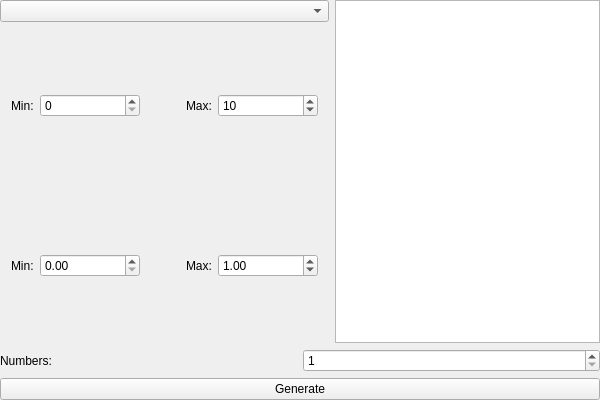
<?xml version="1.0" encoding="UTF-8"?>
<ui version="4.0">
 <class>RandomNumberClass</class>
 <widget class="QWidget" name="RandomNumberClass">
  <property name="geometry">
   <rect>
    <x>0</x>
    <y>0</y>
    <width>600</width>
    <height>400</height>
   </rect>
  </property>
  <property name="windowTitle">
   <string>RandomNumber</string>
  </property>
  <layout class="QVBoxLayout" name="verticalLayout_2">
   <property name="leftMargin">
    <number>0</number>
   </property>
   <property name="topMargin">
    <number>0</number>
   </property>
   <property name="rightMargin">
    <number>0</number>
   </property>
   <property name="bottomMargin">
    <number>0</number>
   </property>
   <item>
    <layout class="QVBoxLayout" name="MainVerticalLayout">
     <item>
      <layout class="QHBoxLayout" name="MainLayout">
       <item>
        <layout class="QVBoxLayout" name="verticalLayout">
         <item>
          <widget class="QComboBox" name="NumberTypeBox"/>
         </item>
         <item>
          <widget class="QWidget" name="IntegerWidget" native="true">
           <layout class="QHBoxLayout" name="IntegerLayout">
            <item>
             <widget class="QLabel" name="label">
              <property name="text">
               <string>Min:</string>
              </property>
             </widget>
            </item>
            <item>
             <widget class="QSpinBox" name="MinIntBox">
              <property name="minimumSize">
               <size>
                <width>100</width>
                <height>0</height>
               </size>
              </property>
             </widget>
            </item>
            <item>
             <spacer name="horizontalSpacer">
              <property name="orientation">
               <enum>Qt::Orientation::Horizontal</enum>
              </property>
              <property name="sizeHint" stdset="0">
               <size>
                <width>40</width>
                <height>20</height>
               </size>
              </property>
             </spacer>
            </item>
            <item>
             <widget class="QLabel" name="label_2">
              <property name="text">
               <string>Max:</string>
              </property>
             </widget>
            </item>
            <item>
             <widget class="QSpinBox" name="MaxIntBox">
              <property name="minimumSize">
               <size>
                <width>100</width>
                <height>0</height>
               </size>
              </property>
              <property name="value">
               <number>10</number>
              </property>
             </widget>
            </item>
           </layout>
          </widget>
         </item>
         <item>
          <widget class="QWidget" name="DoubleWidget" native="true">
           <layout class="QHBoxLayout" name="DoubleLayout">
            <item>
             <widget class="QLabel" name="label_3">
              <property name="text">
               <string>Min:</string>
              </property>
             </widget>
            </item>
            <item>
             <widget class="QDoubleSpinBox" name="MinDoubleBox">
              <property name="minimumSize">
               <size>
                <width>100</width>
                <height>0</height>
               </size>
              </property>
             </widget>
            </item>
            <item>
             <spacer name="horizontalSpacer_2">
              <property name="orientation">
               <enum>Qt::Orientation::Horizontal</enum>
              </property>
              <property name="sizeHint" stdset="0">
               <size>
                <width>40</width>
                <height>20</height>
               </size>
              </property>
             </spacer>
            </item>
            <item>
             <widget class="QLabel" name="label_4">
              <property name="text">
               <string>Max:</string>
              </property>
             </widget>
            </item>
            <item>
             <widget class="QDoubleSpinBox" name="MaxDoubleBox">
              <property name="minimumSize">
               <size>
                <width>100</width>
                <height>0</height>
               </size>
              </property>
              <property name="value">
               <double>1.000000000000000</double>
              </property>
             </widget>
            </item>
           </layout>
          </widget>
         </item>
        </layout>
       </item>
       <item>
        <widget class="QPlainTextEdit" name="OutputField">
         <property name="readOnly">
          <bool>true</bool>
         </property>
        </widget>
       </item>
      </layout>
     </item>
     <item>
      <layout class="QHBoxLayout" name="NumbersLayout">
       <item>
        <widget class="QLabel" name="label_5">
         <property name="text">
          <string>Numbers:</string>
         </property>
        </widget>
       </item>
       <item>
        <widget class="QSpinBox" name="NumberCountBox">
         <property name="minimum">
          <number>1</number>
         </property>
         <property name="maximum">
          <number>1000000</number>
         </property>
         <property name="value">
          <number>1</number>
         </property>
        </widget>
       </item>
      </layout>
     </item>
     <item>
      <widget class="QPushButton" name="GenerateButton">
       <property name="text">
        <string>Generate</string>
       </property>
      </widget>
     </item>
    </layout>
   </item>
  </layout>
 </widget>
 <layoutdefault spacing="6" margin="11"/>
 <resources/>
 <connections>
  <connection>
   <sender>GenerateButton</sender>
   <signal>clicked()</signal>
   <receiver>RandomNumberClass</receiver>
   <slot>OnGenerateButtonPress()</slot>
   <hints>
    <hint type="sourcelabel">
     <x>299</x>
     <y>377</y>
    </hint>
    <hint type="destinationlabel">
     <x>299</x>
     <y>199</y>
    </hint>
   </hints>
  </connection>
  <connection>
   <sender>NumberTypeBox</sender>
   <signal>currentIndexChanged(int)</signal>
   <receiver>RandomNumberClass</receiver>
   <slot>OnNumberTypeBoxChange(int)</slot>
   <hints>
    <hint type="sourcelabel">
     <x>153</x>
     <y>22</y>
    </hint>
    <hint type="destinationlabel">
     <x>299</x>
     <y>199</y>
    </hint>
   </hints>
  </connection>
  <connection>
   <sender>MaxDoubleBox</sender>
   <signal>valueChanged(double)</signal>
   <receiver>RandomNumberClass</receiver>
   <slot>OnSpinBoxChange()</slot>
   <hints>
    <hint type="sourcelabel">
     <x>275</x>
     <y>256</y>
    </hint>
    <hint type="destinationlabel">
     <x>299</x>
     <y>199</y>
    </hint>
   </hints>
  </connection>
  <connection>
   <sender>MaxIntBox</sender>
   <signal>valueChanged(int)</signal>
   <receiver>RandomNumberClass</receiver>
   <slot>OnSpinBoxChange()</slot>
   <hints>
    <hint type="sourcelabel">
     <x>275</x>
     <y>109</y>
    </hint>
    <hint type="destinationlabel">
     <x>299</x>
     <y>199</y>
    </hint>
   </hints>
  </connection>
  <connection>
   <sender>MinDoubleBox</sender>
   <signal>valueChanged(double)</signal>
   <receiver>RandomNumberClass</receiver>
   <slot>OnSpinBoxChange()</slot>
   <hints>
    <hint type="sourcelabel">
     <x>100</x>
     <y>256</y>
    </hint>
    <hint type="destinationlabel">
     <x>299</x>
     <y>199</y>
    </hint>
   </hints>
  </connection>
  <connection>
   <sender>MinIntBox</sender>
   <signal>valueChanged(int)</signal>
   <receiver>RandomNumberClass</receiver>
   <slot>OnSpinBoxChange()</slot>
   <hints>
    <hint type="sourcelabel">
     <x>100</x>
     <y>109</y>
    </hint>
    <hint type="destinationlabel">
     <x>299</x>
     <y>199</y>
    </hint>
   </hints>
  </connection>
 </connections>
 <slots>
  <slot>OnGenerateButtonPress()</slot>
  <slot>OnNumberTypeBoxChange(int)</slot>
  <slot>OnSpinBoxChange()</slot>
 </slots>
</ui>
